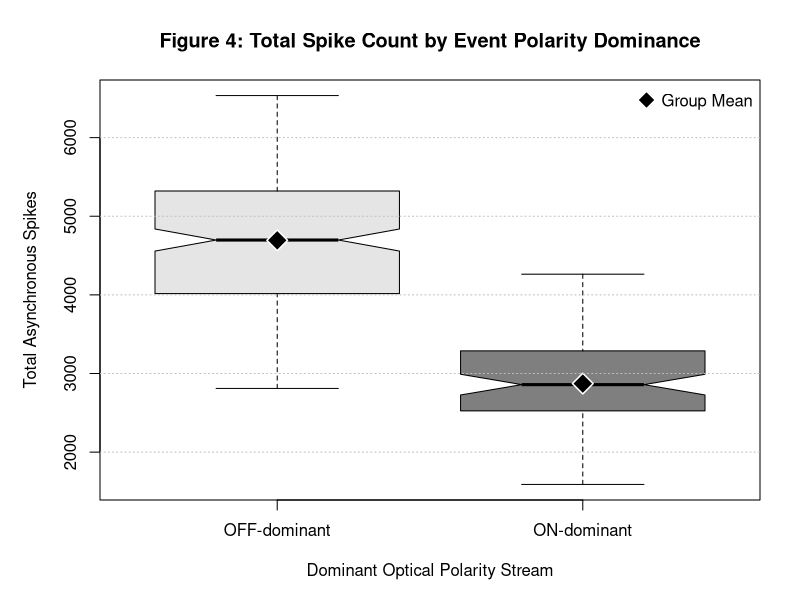

The R source for this figure:
# =====================================================================
# Figure 4: Total Spike Count by Event Polarity Dominance (Sub-RQ4) - B&W / Print-Optimized
# =====================================================================

dir.create("figures", showWarnings = FALSE)
nmnist_data <- read.csv("nmnist_features.csv")

nmnist_data$polarity_majority <- as.factor(ifelse(nmnist_data$on_ratio > 0.5, "ON-dominant", "OFF-dominant"))

cat("Generating Figure 4: Spike Count by Polarity Majority...\n")
png("figures/fig4_spikes_by_polarity.png", width = 2400, height = 1800, res = 300)
par(mar = c(5, 5, 4, 2))

# Boxplot with grayscale fill and clear distinct mean symbols
boxplot(spike_count ~ polarity_majority, 
        data = nmnist_data,
        col = c("gray90", "gray50"),
        border = "black",
        main = "Figure 4: Total Spike Count by Event Polarity Dominance",
        xlab = "Dominant Optical Polarity Stream",
        ylab = "Total Asynchronous Spikes",
        notch = TRUE,
        cex.main = 1.2, cex.lab = 1.0)

# Solid diamond mark for group mean with thick outline
points(1:2, c(mean(nmnist_data$spike_count[nmnist_data$polarity_majority == "OFF-dominant"]),
              mean(nmnist_data$spike_count[nmnist_data$polarity_majority == "ON-dominant"])),
       pch = 23, bg = "black", col = "white", cex = 2.2, lwd = 1.5)

legend("topright", legend = "Group Mean", pch = 23, pt.bg = "black", col = "white", pt.cex = 1.8, bty = "n")
grid(nx = NA, ny = NULL, col = "gray75", lty = "dotted")
dev.off()

cat("Successfully generated figures/fig4_spikes_by_polarity.png\n")
